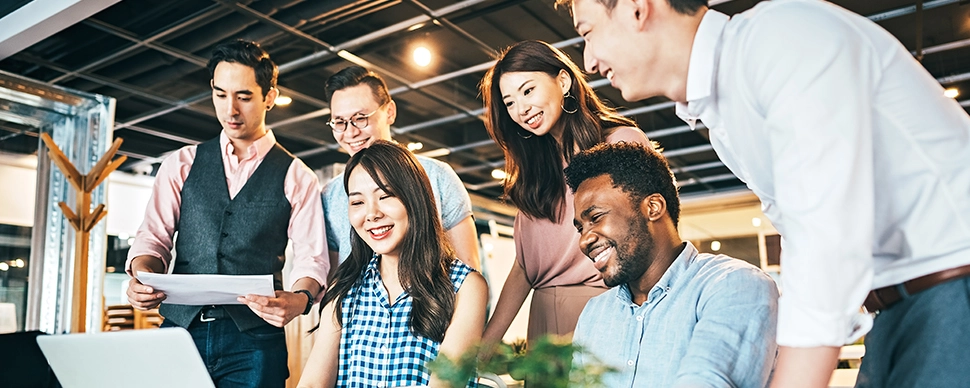
#> input picture arthemetic/img/test.jpg, 970 x 388 px
$ jupyter execute tutorial.ipynb
#> lines starting #> are read from the running program, lines starting #| are printed output that depends on the picture
[cell 1]
# add img
import numpy as np
import cv2

def display(title,img):
    cv2.imshow(title, img)
    cv2.waitKey(0)
    cv2.destroyAllWindows()

# add

[cell 2]
img = cv2.imread("img/test.jpg")
#> img is the input picture: shape (388, 970, 3); mean B, G, R 139.1, 144.7, 146
s = int(input('mời nhập hệ số'))
#> the answer given: 3
value = np.ones_like(img,dtype="uint8")*s # tạo 1 matrix ảnh có kích thước img
img_add = cv2.add(img,value)
display('value', img_add)
display('origin',img)

# sub

[cell 3]
img = cv2.imread("img/test.jpg")
s = int(input('mời nhập hệ số'))
#> the answer given: 3
value = np.ones_like(img,dtype="uint8")*s # tạo 1 matrix ảnh có kích thước img
img_sub = cv2.subtract(img,value)
display('value', img_sub)
display('origin',img)

# blending

[cell 4]
# image addition with different weights
# blend_img = a*img1 + b*img2 + y
# a,b = [0 to 1]
# y pixel value added to image

img1 = cv2.imread('img/test2.jpg')
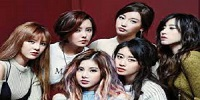
#> input picture arthemetic/img/test2.jpg, 200 x 100 px
#> img1 is the input picture: shape (100, 200, 3); mean B, G, R 82.6, 87.1, 112.4
img2 = cv2.imread('img/test3.jpg')
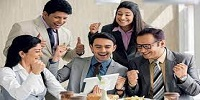
#> input picture arthemetic/img/test3.jpg, 200 x 100 px
#> img2 is the input picture: shape (100, 200, 3); mean B, G, R 134.6, 140.8, 150.9

blend_img = cv2.addWeighted(img1,0.6,img2,0.8,100)
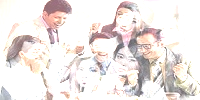
#> blend_img: shape (100, 200, 3); mean B, G, R 228.9, 231.1, 238.4
display('blend12',blend_img)
